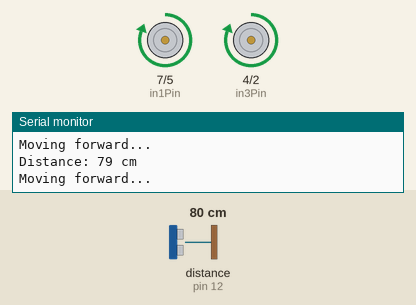
Recording of a sketch running on a simulated Arduino Uno, built with avr-gcc and run on an emulated ATmega328P. On the bench: motor-driver pin pairs drawn as motors (green arrow = first pin HIGH = forward, orange = second pin HIGH = backward, longer = more drive, scaled by the enable pin), the last lines printed to the serial monitor. Wiring (inferred from the names in the program): ultrasonic range finder: trigger pin 13; echo pin 12. Inputs (shaded band) come from the test bench; at power-on: distance to the obstacle (sensor on pin 12) 80 cm. The echo pulse lasts 58.3 µs per cm.

Above: at 1.2 s.
1.3 s: distance to the obstacle (sensor on pin 12) set to 33 cm
2.8 s: distance to the obstacle (sensor on pin 12) set to 26 cm
At 3.2 s:
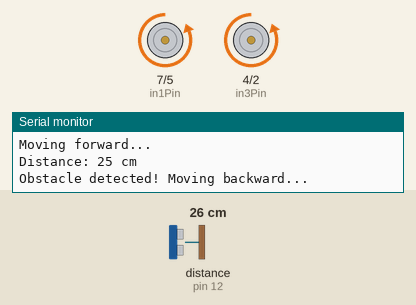
At 4.29 s:
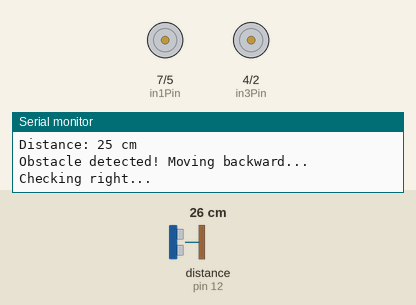
5.8 s: distance to the obstacle (sensor on pin 12) set to 35 cm
8.8 s: distance to the obstacle (sensor on pin 12) set to 2 cm
At 10.1 s:
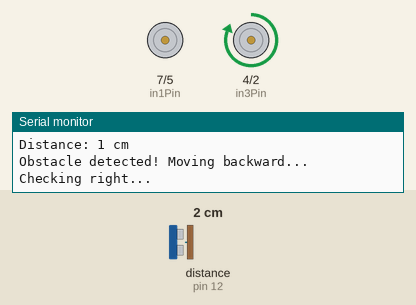
11.8 s: distance to the obstacle (sensor on pin 12) set to 60 cm
Timing chart, 0 to 14.8 s (numbered marks = the images above; inputs shaded):
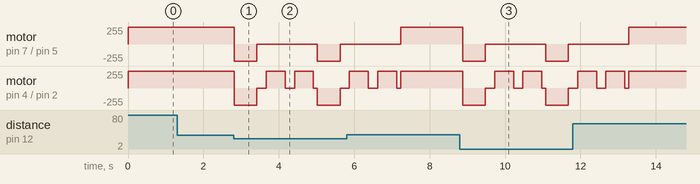

The sketch:

simpleCodeWithoutServo.ino
```cpp
const int trigPin = 13;  // Ultrasonic sensor Trigger Pin
const int echoPin = 12;  // Ultrasonic sensor Echo Pin

// Motor control pins: L298N H-bridge
const int enAPin = 6;   // Left motor PWM speed control
const int in1Pin = 7;   // Left motor Direction 1
const int in2Pin = 5;   // Left motor Direction 2
const int in3Pin = 4;   // Right motor Direction 1
const int in4Pin = 2;   // Right motor Direction 2
const int enBPin = 3;   // Right motor PWM speed control

long duration;
int distance;

void setup() {
  Serial.begin(9600);

  // Set pin modes
  pinMode(trigPin, OUTPUT);
  pinMode(echoPin, INPUT);
  pinMode(enAPin, OUTPUT);
  pinMode(in1Pin, OUTPUT);
  pinMode(in2Pin, OUTPUT);
  pinMode(enBPin, OUTPUT);
  pinMode(in3Pin, OUTPUT);
  pinMode(in4Pin, OUTPUT);
  moveForward();
}

void loop() {
  distance = measureDistance();
  Serial.println("Distance: " + String(distance) + " cm");

  if (distance < 30) {
    Serial.println("Obstacle detected! Moving backward...");
    moveBackward(10);

    int distanceRight = checkDirection("right");
    delay(250);

    if(distanceRight > 30) {
      Serial.println("Turning right...");
      turnRight();
    } else {
      comebackToCenter("right");
      delay(250);
      turnLeft();
    }
  } else {
    Serial.println("Moving forward...");
    moveForward();
  }

  delay(100);  // Small delay to stabilize readings
}

// Measure distance using the ultrasonic sensor
unsigned int measureDistance() {
  digitalWrite(trigPin, LOW);
  delayMicroseconds(2);
  digitalWrite(trigPin, HIGH);
  delayMicroseconds(10);
  digitalWrite(trigPin, LOW);

  long period = pulseIn(echoPin, HIGH);
  return period * 0.0343 / 2;  // Convert to centimeters
}

// Check distance in a specific direction (left or right)
int checkDirection(String direction) {
  if (direction == "right") {
    Serial.println("Checking right...");
    turnRightReverse();
  } else if (direction == "left") {
    Serial.println("Checking left...");
    turnLeftReverse();
  }

  int measuredDistance = measureDistance();
  stopMotors();  // Stop motors after checking
  return measuredDistance;
}

void turnRightReverse() {
  digitalWrite(in1Pin, LOW);
  digitalWrite(in2Pin, LOW);
  analogWrite(enAPin, 255);

  digitalWrite(in3Pin, LOW);
  digitalWrite(in4Pin, HIGH);
  analogWrite(enBPin, 255);
}

void comebackToCenter(String direction) {
  if (direction == "right") {
    turnLeft();
  } else {
    turnRight();
  }
}

void turnLeftReverse() {
  digitalWrite(in1Pin, LOW);
  digitalWrite(in2Pin, LOW);
  analogWrite(enAPin, 255);

  digitalWrite(in3Pin, LOW);
  digitalWrite(in4Pin, HIGH);
  analogWrite(enBPin, 255);
}

// Move forward
void moveForward() {
  digitalWrite(in1Pin, HIGH);
  digitalWrite(in2Pin, LOW);
  analogWrite(enAPin, 255);

  digitalWrite(in3Pin, HIGH);
  digitalWrite(in4Pin, LOW);
  analogWrite(enBPin, 255);
}

// Move backward for a specified distance in cm
void moveBackward(int cm) {
  digitalWrite(in1Pin, LOW);
  digitalWrite(in2Pin, HIGH);
  analogWrite(enAPin, 255);

  digitalWrite(in3Pin, LOW);
  digitalWrite(in4Pin, HIGH);
  analogWrite(enBPin, 255);

  delay(cm * 60);  // Adjust delay based on distance
  stopMotors();
}

// Turn left
void turnLeft() {
  digitalWrite(in1Pin, LOW);
  digitalWrite(in2Pin, LOW);
  analogWrite(enAPin, 0);

  digitalWrite(in3Pin, HIGH);
  digitalWrite(in4Pin, LOW);
  analogWrite(enBPin, 255);

  delay(500);  // Adjust based on required turn
  stopMotors();
}

// Turn right
void turnRight() {
  digitalWrite(in1Pin, HIGH);
  digitalWrite(in2Pin, LOW);
  analogWrite(enAPin, 255);

  digitalWrite(in3Pin, LOW);
  digitalWrite(in4Pin, LOW);
  analogWrite(enBPin, 0);

  delay(500);  // Adjust based on required turn
  stopMotors();
}

void stopMotors() {
  digitalWrite(in1Pin, LOW);
  digitalWrite(in2Pin, LOW);
  analogWrite(enAPin, 0);

  digitalWrite(in3Pin, LOW);
  digitalWrite(in4Pin, LOW);
  analogWrite(enBPin, 0);
}
```

Measured:
- the behaviour switches between 31 and 30 cm on distance to the obstacle (sensor on pin 12) (found by bisection; images 0 and 1)
- after the input at 2.8 s, motor on pin 7 (in1Pin) / pin 5 (in2Pin): alternates backward 255/255 for 0.60 s and stopped for 1.6 s, starting at once; motor on pin 4 (in3Pin) / pin 2 (in4Pin): forward 255/255 → backward 255/255 at once, → stopped 0.60 s later, → forward 255/255 0.25 s later, → stopped 0.50 s later, … (8 changes in this stretch)
- after the input at 8.8 s, motor on pin 7 (in1Pin) / pin 5 (in2Pin): alternates backward 255/255 for 0.60 s and stopped for 1.6 s, starting after 0.07 s; motor on pin 4 (in3Pin) / pin 2 (in4Pin): forward 255/255 → backward 255/255 after 0.07 s, → stopped 0.60 s later, → forward 255/255 0.25 s later, → stopped 0.50 s later, … (8 changes in this stretch)
